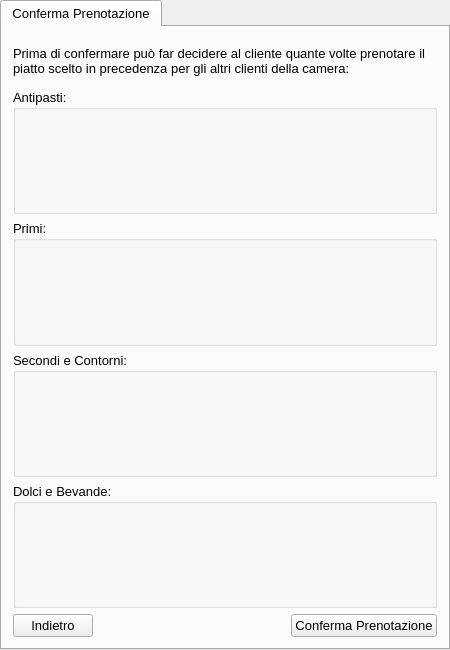
<?xml version="1.0" encoding="UTF-8"?>
<ui version="4.0">
 <class>tabwidgetConfermaPrenotazionePranzo</class>
 <widget class="QTabWidget" name="tabwidgetConfermaPrenotazionePranzo">
  <property name="geometry">
   <rect>
    <x>0</x>
    <y>0</y>
    <width>450</width>
    <height>650</height>
   </rect>
  </property>
  <property name="minimumSize">
   <size>
    <width>450</width>
    <height>650</height>
   </size>
  </property>
  <property name="font">
   <font>
    <family>Arial</family>
    <pointsize>10</pointsize>
   </font>
  </property>
  <property name="windowTitle">
   <string>Struttura Alberghiera</string>
  </property>
  <widget class="QWidget" name="tab">
   <attribute name="title">
    <string>Conferma Prenotazione</string>
   </attribute>
   <layout class="QGridLayout" name="gridLayout">
    <property name="leftMargin">
     <number>11</number>
    </property>
    <property name="topMargin">
     <number>11</number>
    </property>
    <property name="rightMargin">
     <number>11</number>
    </property>
    <property name="bottomMargin">
     <number>11</number>
    </property>
    <item row="5" column="0">
     <widget class="QPushButton" name="btnIndietro">
      <property name="text">
       <string>Indietro</string>
      </property>
     </widget>
    </item>
    <item row="5" column="1">
     <spacer name="horizontalSpacer">
      <property name="orientation">
       <enum>Qt::Horizontal</enum>
      </property>
      <property name="sizeHint" stdset="0">
       <size>
        <width>40</width>
        <height>20</height>
       </size>
      </property>
     </spacer>
    </item>
    <item row="0" column="0" colspan="3">
     <widget class="QLabel" name="labelQuantitaPiatti">
      <property name="sizePolicy">
       <sizepolicy hsizetype="Preferred" vsizetype="Fixed">
        <horstretch>0</horstretch>
        <verstretch>0</verstretch>
       </sizepolicy>
      </property>
      <property name="text">
       <string>Prima di confermare può far decidere al cliente quante volte prenotare il piatto scelto in precedenza per gli altri clienti della camera:</string>
      </property>
      <property name="wordWrap">
       <bool>true</bool>
      </property>
     </widget>
    </item>
    <item row="5" column="2">
     <widget class="QPushButton" name="btnConfermaPrenotazione">
      <property name="text">
       <string>Conferma Prenotazione</string>
      </property>
     </widget>
    </item>
    <item row="2" column="0" colspan="3">
     <widget class="QGroupBox" name="groupboxPrimi">
      <property name="title">
       <string>Primi:</string>
      </property>
      <layout class="QFormLayout" name="formLayoutPrimi"/>
     </widget>
    </item>
    <item row="3" column="0" colspan="3">
     <widget class="QGroupBox" name="groupboxSecondiContorni">
      <property name="title">
       <string>Secondi e Contorni:</string>
      </property>
      <layout class="QFormLayout" name="formLayoutSecondiContorni"/>
     </widget>
    </item>
    <item row="4" column="0" colspan="3">
     <widget class="QGroupBox" name="groupboxDolciBevande">
      <property name="title">
       <string>Dolci e Bevande:</string>
      </property>
      <layout class="QFormLayout" name="formLayoutDolciBevande"/>
     </widget>
    </item>
    <item row="1" column="0" colspan="3">
     <widget class="QGroupBox" name="groupboxAntipasti">
      <property name="title">
       <string>Antipasti:</string>
      </property>
      <layout class="QFormLayout" name="formLayoutAntipasti"/>
     </widget>
    </item>
   </layout>
  </widget>
 </widget>
 <resources/>
 <connections/>
</ui>
